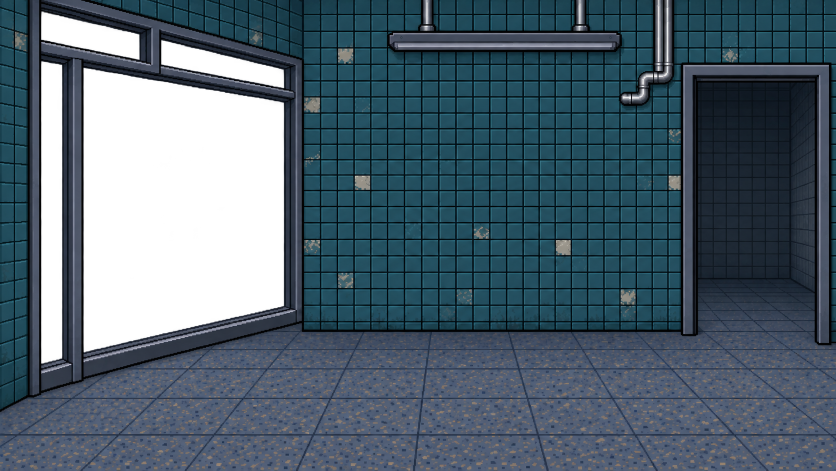
#> input picture art/rooms/counter_batch_a/room-shell-v2.png, 1672 x 941 px, found by its file name (shown at 1/2 size)
$ python walls.py
#> lines starting #> are read from the running program, lines starting #| are printed output that depends on the picture
### tools/art_batch_d/flat.py
# Helper for walls.py (0.58.5): the flat counter front built from the approved Batch A pictures; mirrors counter_art.gd.
# Preview of the flat front-wall layout built only from the approved Batch A pictures (mirrors counter_art.gd).
import sys
from PIL import Image
A = "/home/claude/nighshift_real/art/rooms/counter_batch_a/"
R = "/home/claude/nighshift_real/"
SRC = (1672, 941); SCR = (1280, 720)
K = SCR[0] / SRC[0]
FILES = dict(shell="room-shell-v2.png", counter="counter-foreground-v2.png", morning="exterior-morning-v2.png", dusk="exterior-dusk-v2.png",
             front_closed="front-door-closed-v2.png", front_open="front-door-open-v2.png", sign="hanging-sign-v2.png",
             workshop_closed="workshop-door-closed-v2.png", workshop_open="workshop-door-open-v2.png",
             shutter_up="shutter-up-v2.png", shutter_down="shutter-down-v2.png", light="light-overlay-v2.png")
T = {k: Image.open(A + v).convert("RGBA") for k, v in FILES.items()}
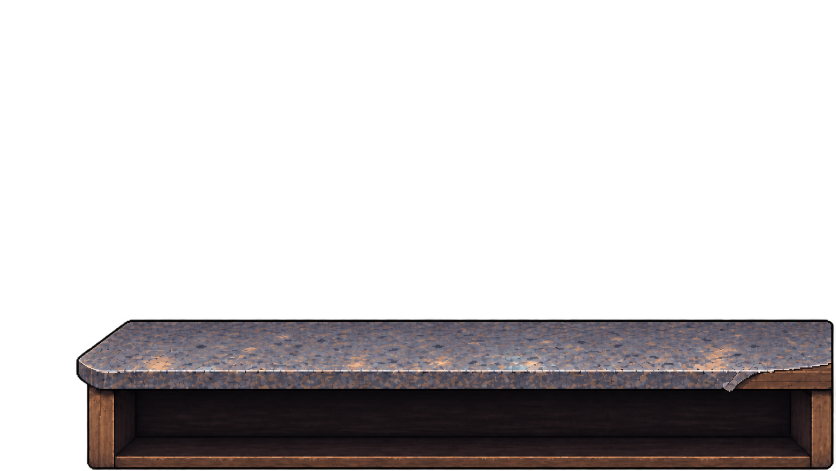
#> input picture art/rooms/counter_batch_a/counter-foreground-v2.png, 1671 x 941 px, found by its file name (shown at 1/2 size)
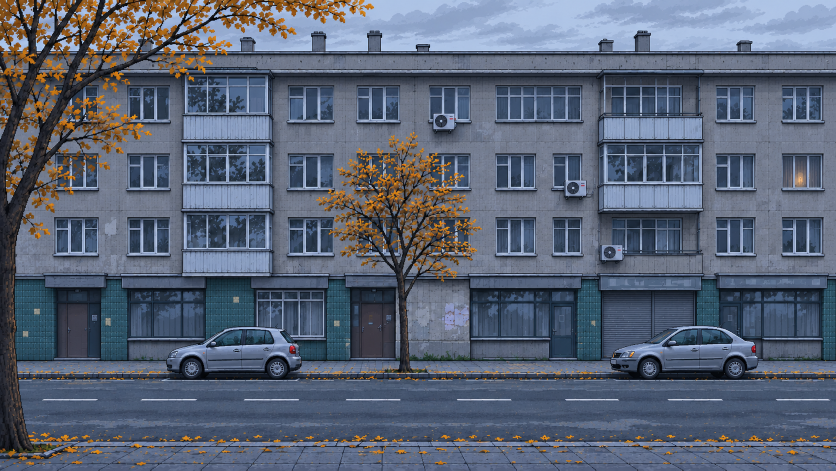
#> input picture art/rooms/counter_batch_a/exterior-morning-v2.png, 1672 x 941 px, found by its file name (shown at 1/2 size)
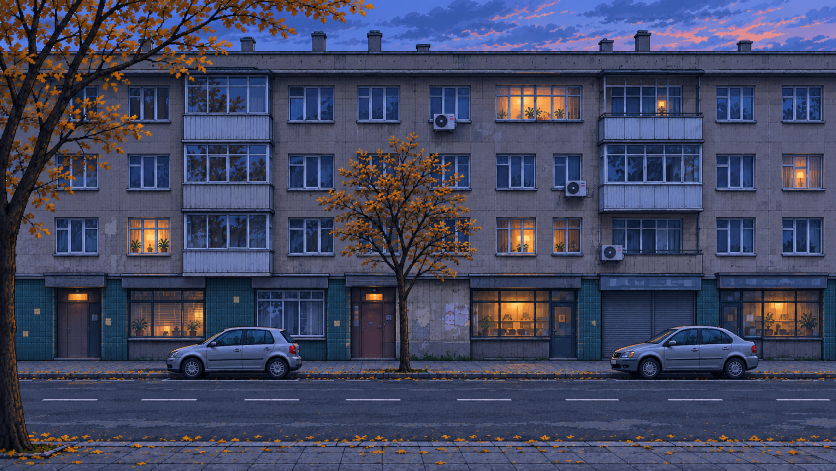
#> input picture art/rooms/counter_batch_a/exterior-dusk-v2.png, 1672 x 941 px, found by its file name (shown at 1/2 size)
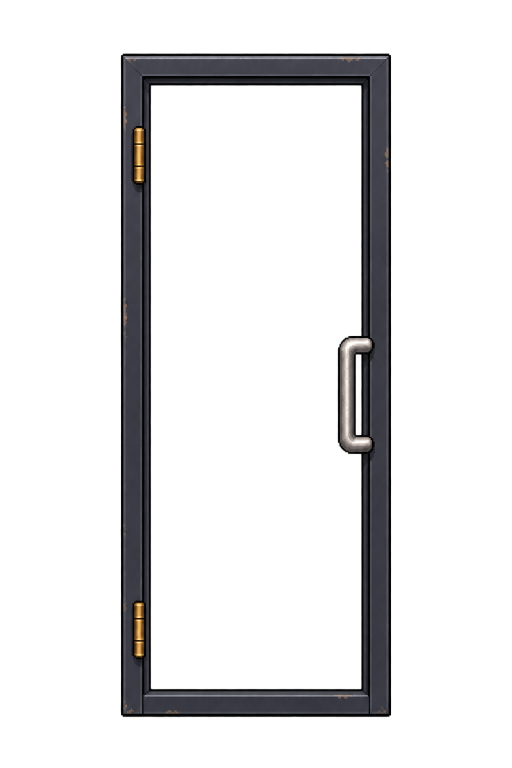
#> input picture art/rooms/counter_batch_a/front-door-closed-v2.png, 1024 x 1536 px, found by its file name (shown at 1/2 size)

FLOOR_Y = 505
GLASS = (52, 106, 552, 399)
DOOR = (52, 106, 161, 399)
STILE = 18
TILE_SRC_X, TILE_SRC_W = 641, 134          # 4 whole tiles of the shell's flat wall
TILE_PITCH_Y = 31.9
WALL_SRC_H = 660                            # source wall height above the floor line
TILE_OFFSETS = [0, 2, 4, 1, 3, 5]           # vertical tile offsets per strip so stains do not line up
SHUTTER = (44, 56, 568, 50)
SH_BAND = (291, 698)                        # ten whole slats of the down shutter
SIGN = (390, 128, 60, 122)


# [12 lines left out: functions region, full, not called in this run]


ROWS=[28, 62, 95, 128, 161, 193, 226, 257, 288, 319, 349, 381, 412, 445, 478, 511, 544, 577, 610]
SHIFTS=[0, 6, 13, 3, 9]
# [61 lines left out: functions flat_wall, frame, shutter_down, render, not called in this run]


# [7 lines that do not run on import are left out]

### tools/art_batch_d/walls.py
# Counter wall finishes (0.58.5 drafts; 0.58.9 approved: the user, 27 November 2026, "i kinda f with all of them").
# Draws each wall over the flat counter shell and composes the review pictures in art/drafts/walls/. Run from a
# folder holding flat.py (this folder) and the termopan layers in termo/ (art/rooms/counter_termopan/).
# walls_export.py turns the same walls into the runtime layers in art/rooms/counter_walls/ and checks that
# they rebuild the approved pictures exactly. By Claude (Opus 5.5, model id claude-opus-5-5).
import sys, random, colorsys
import numpy as np
from PIL import Image, ImageDraw, ImageFont
sys.path.insert(0, '.')
#> (the run stopped early here; a loop or call above may not have finished)
